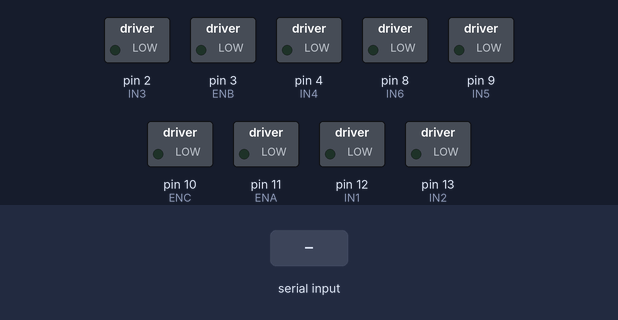
A sketch run on a simulated Arduino Uno, built with avr-gcc and run on an emulated ATmega328P. Shown: switched loads named in the sketch (green lamp = pin HIGH). Inputs (shaded band) come from the test bench. What the sketch prints to the serial monitor is not drawn.

Above: at 1.2 s.
1.3 s: "90,45\n" received over the second serial link
At 2.4 s:
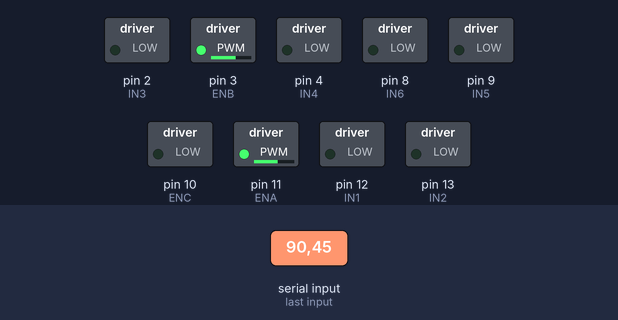
2.8 s: "30,150\n" received over the second serial link
At 3.4 s:
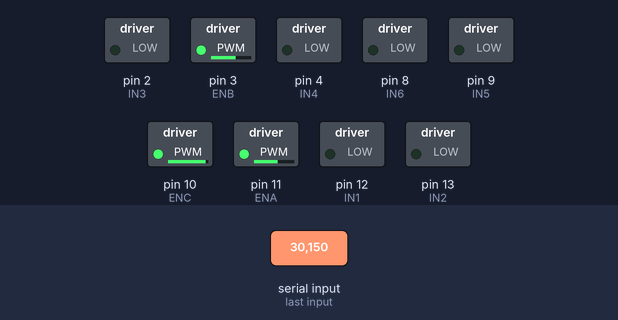
4.4 s: "1\n" received over the second serial link
At 4.7 s:
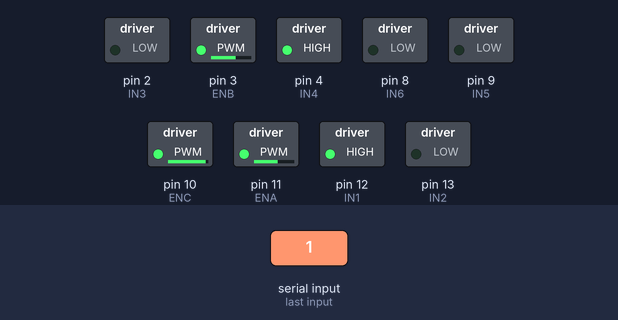
5.9 s: "2\n" received over the second serial link
At 7.1 s:
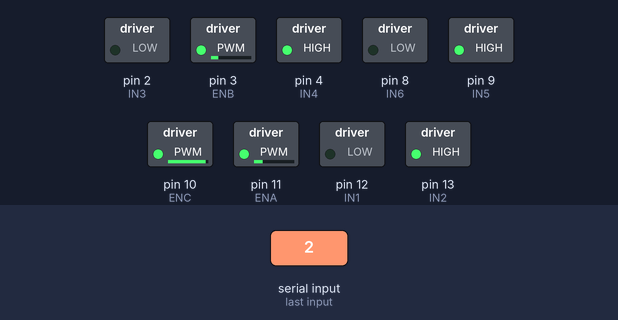
7.4 s: "4\n" received over the second serial link
At 8.2 s:
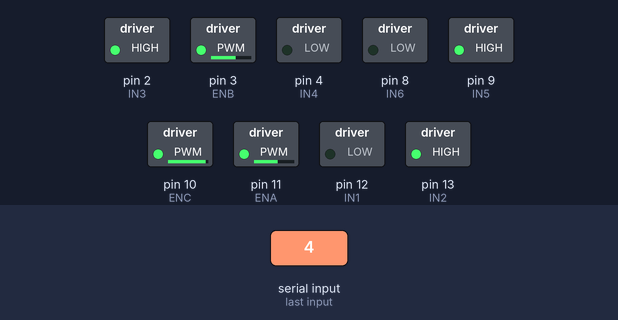
8.9 s: "1\n" received over the second serial link
At 9.4 s:
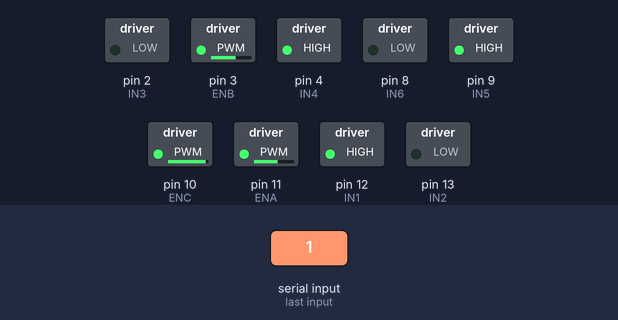
Timing chart, 0 to 11.4 s (numbered marks = the images above; inputs shaded):
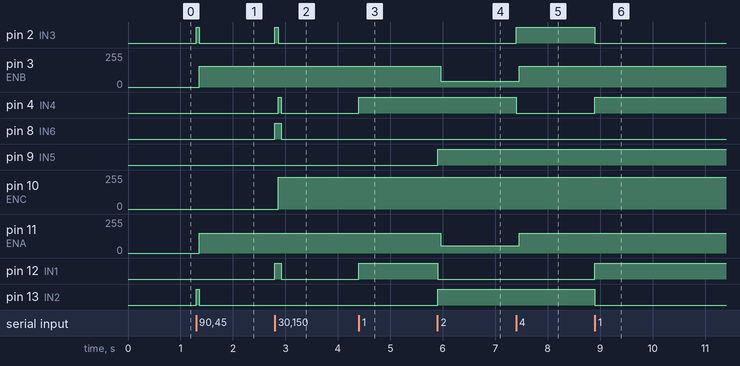

Measured:
- after the input at 1.3 s, pin 2 (IN3), pin 13 (IN2): LOW → HIGH at once, → LOW 0.06 s later; pin 3 (ENB): 0/255 → 157/255 after 0.06 s; pin 11 (ENA): 0/255 → 150/255 after 0.06 s
- after the input at 2.8 s, pin 2 (IN3): LOW → HIGH at once, → LOW 0.06 s later; pin 4 (IN4): LOW → HIGH after 0.06 s, → LOW 0.06 s later; pin 8 (IN6), pin 12 (IN1): LOW → HIGH at once, → LOW 0.12 s later; pin 10 (ENC): 0/255 → 240/255 after 0.06 s
- after the input at 4.4 s, pin 4 (IN4), pin 12 (IN1): LOW → HIGH at once
- after the input at 5.9 s, pin 3 (ENB): 157/255 → 45/255 after 0.07 s; pin 9 (IN5), pin 13 (IN2): LOW → HIGH at once; pin 11 (ENA): 150/255 → 55/255 after 0.07 s; pin 12 (IN1): HIGH → LOW at once
- after the input at 7.4 s, pin 2 (IN3): LOW → HIGH at once; pin 3 (ENB): 45/255 → 157/255 after 0.06 s; pin 4 (IN4): HIGH → LOW at once; pin 11 (ENA): 55/255 → 150/255 after 0.06 s
- after the input at 8.9 s, pin 2 (IN3), pin 13 (IN2): HIGH → LOW at once; pin 4 (IN4), pin 12 (IN1): LOW → HIGH at once

The sketch:

3omni.ino
```cpp
#include <SoftwareSerial.h>

SoftwareSerial mySerial(0, 1); // RX, TX
int data;
const int ENA = 11;
const int IN1 = 12;
const int IN2 = 13;
const int ENB = 3;
const int IN3 = 2;
const int IN4 = 4;
const int ENC = 10;
const int IN5 = 9;
const int IN6 = 8;

void plsstop(){
  digitalWrite(IN1, LOW);
  digitalWrite(IN2, LOW);
  digitalWrite(IN3, LOW);
  digitalWrite(IN4, LOW);
  digitalWrite(IN5, LOW);
  digitalWrite(IN6, LOW);
}


void setup()
{
  // Open serial communications and wait for port to open:
  Serial.begin(115200);
  while (!Serial) {
    ; // wait for serial port to connect. Needed for Native USB only
  }


  //Serial.println("Goodnight moon!");

  // set the data rate for the SoftwareSerial port
  mySerial.begin(115200);
  while (!mySerial){
    ;
  }
  //mySerial.println("Hello, world?");
   //Serial.begin(9600);
  pinMode(ENA, OUTPUT);
  pinMode(IN1, OUTPUT);
  pinMode(IN2, OUTPUT);
  pinMode(ENB, OUTPUT);
  pinMode(IN3, OUTPUT);
  pinMode(IN4, OUTPUT);
  pinMode(IN5, OUTPUT);
  pinMode(IN6, OUTPUT);
  //pinMode(SER, OUTPUT);
}

void setRobotSpeed (float xSpeed, float ySpeed, float wSpeed){
  setMotorSpeed(ENA, float(-0.22*xSpeed), float(0.60*ySpeed), float(0.33*wSpeed));
  setMotorSpeed(ENB, float(-0.18*xSpeed), float(-0.63 *ySpeed), float(0.33*wSpeed));
  setMotorSpeed(ENC, float(-0.96*xSpeed), 0, float(0.33*wSpeed));
}

void setMotorSpeed(int motorEnable, float pwmx, float pwmy, float pwmw){
  float all = pwmx + pwmy + pwmw;
  float unall;
  if (all > 0)
    unall = all;
  else
    unall = -all;


  switch(motorEnable)
  {
  case ENA:
    if (pwmx > 0){
      analogWrite(ENA, unall);
      digitalWrite(IN1, HIGH);
      digitalWrite(IN2, LOW);
    }else if (pwmx < 0){
            analogWrite(ENA, unall);
            digitalWrite(IN1, LOW);
            digitalWrite(IN2, HIGH);
           }
    if (pwmy > 0){
      analogWrite(ENA, unall);
      digitalWrite(IN1, HIGH);
      digitalWrite(IN2, LOW);
    }else if (pwmy < 0){
            analogWrite(ENA, unall);
            digitalWrite(IN1, LOW);
            digitalWrite(IN2, HIGH);
           }
     if (pwmw > 0){
      analogWrite(ENA, unall);
      digitalWrite(IN1, HIGH);
      digitalWrite(IN2, LOW);
    }else if (pwmw < 0){
            analogWrite(ENA, unall);
            digitalWrite(IN1, LOW);
            digitalWrite(IN2, HIGH);
           }
     break;
   case ENB:
    if (pwmx > 0){
      analogWrite(ENB, unall);
      digitalWrite(IN3, HIGH);
      digitalWrite(IN4, LOW);
    }else if (pwmx < 0){
            analogWrite(ENB, unall);
            digitalWrite(IN3, LOW);
            digitalWrite(IN4, HIGH);
           }
    if (pwmy > 0){
      analogWrite(ENB, unall);
      digitalWrite(IN3, HIGH);
      digitalWrite(IN4, LOW);
    }else if (pwmy < 0){
            analogWrite(ENB, unall);
            digitalWrite(IN3, LOW);
            digitalWrite(IN4, HIGH);
           }
     if (pwmw > 0){
      analogWrite(ENB, unall);
      digitalWrite(IN3, HIGH);
      digitalWrite(IN4, LOW);
    }else if (pwmw < 0){
            analogWrite(ENB, unall);
            digitalWrite(IN3, LOW);
            digitalWrite(IN4, HIGH);
           }
     break;
   case ENC:
   if (pwmx > 0){
      analogWrite(ENC, unall);
      digitalWrite(IN5, LOW);
      digitalWrite(IN6, HIGH);
    }else if (pwmx < 0){
            analogWrite(ENC, unall);
            digitalWrite(IN5, HIGH);
            digitalWrite(IN6, LOW);
           }
    if (pwmy > 0){
      analogWrite(ENC, unall);
      digitalWrite(IN5, HIGH);
      digitalWrite(IN6, LOW);
    }else if (pwmy < 0){
            analogWrite(ENC, unall);
            digitalWrite(IN5, LOW);
            digitalWrite(IN6, HIGH);
           }
     if (pwmw > 0){
      analogWrite(ENC, unall);
      digitalWrite(IN5, HIGH);
      digitalWrite(IN6, LOW);
    }else if (pwmw < 0){
            analogWrite(ENC, unall);
            digitalWrite(IN5, LOW);
            digitalWrite(IN6, HIGH);
           }
     break;
  }
}

void loop() // run over and over
{
  if (mySerial.available())
  {
  char c = (mySerial.read());
  Serial.print("c");
  Serial.print(c);
  int d = (int)(c - '0');
  Serial.print("d");
  Serial.print(d);
  //delay(1000);
  //Serial.print("lol \n");
  //Serial.print(mySerial.read());
  //data = (mySerial.read());
  //Serial.print("data \n");
  //Serial.print(data);
  if ((d == 1))
  {
    Serial.print("Go Forward");
    for (int i = 0; i<251; i++){
      setRobotSpeed(0,i,0);
      //delay(10);
    }

  }
   if ((d == 2))
  {
    Serial.print("Go Right");
        for (int i = 0; i<251; i++){
      setRobotSpeed(i,0,0);
      //delay(10);
    }
  }
   if ((d == 3))
  {
    Serial.print("Go Left");
        for (int i = 0; i>(-251); i--){
      setRobotSpeed(i,0,0);
     // delay(10);
    }
  }
   if ((d == 4))
  {
    Serial.print("Go Back");
        for (int i = 0; i<251; i++){
      setRobotSpeed(0,-i,0);
      //delay(50);
    }
  }
   if ((d == 5))
  {
    Serial.print("Stop");
    plsstop();
  }
  //delay(500);
  }
}
    //data = (mySerial.read());
    //Serial.println("data");
    //Serial.println(data);
    //int cond = mySerial.read();
    //Serial.println(cond);
 // if (Serial.available())
   // mySerial.write(Serial.read());
```
